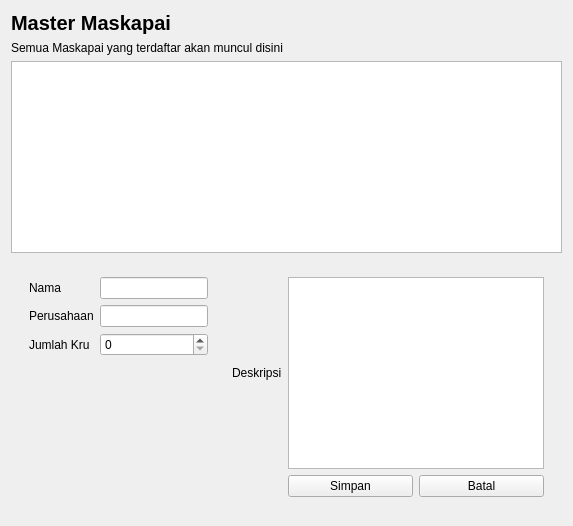
         <widget class="QWidget" name="mastermaskapai">
          <layout class="QVBoxLayout" name="verticalLayout_4">
           <item>
            <widget class="QLabel" name="label_24">
             <property name="styleSheet">
              <string notr="true">font-size: 20px;
font-weight: bold;</string>
             </property>
             <property name="text">
              <string>Master Maskapai</string>
             </property>
            </widget>
           </item>
           <item>
            <widget class="QLabel" name="label_25">
             <property name="text">
              <string>Semua Maskapai yang terdaftar akan muncul disini</string>
             </property>
            </widget>
           </item>
           <item>
            <widget class="QTableWidget" name="tableWidget_2"/>
           </item>
           <item>
            <widget class="QWidget" name="widget_6" native="true">
             <property name="sizePolicy">
              <sizepolicy hsizetype="Expanding" vsizetype="Expanding">
               <horstretch>0</horstretch>
               <verstretch>0</verstretch>
              </sizepolicy>
             </property>
             <layout class="QHBoxLayout" name="horizontalLayout_3">
              <item>
               <widget class="QWidget" name="widget_8" native="true">
                <layout class="QFormLayout" name="formLayout_3">
                 <item row="0" column="0">
                  <widget class="QLabel" name="label_11">
                   <property name="text">
                    <string>Nama</string>
                   </property>
                  </widget>
                 </item>
                 <item row="0" column="1">
                  <widget class="QLineEdit" name="lineEdit_4">
                   <property name="sizePolicy">
                    <sizepolicy hsizetype="Maximum" vsizetype="Fixed">
                     <horstretch>0</horstretch>
                     <verstretch>0</verstretch>
                    </sizepolicy>
                   </property>
                  </widget>
                 </item>
                 <item row="1" column="0">
                  <widget class="QLabel" name="label_10">
                   <property name="text">
                    <string>Perusahaan</string>
                   </property>
                  </widget>
                 </item>
                 <item row="1" column="1">
                  <widget class="QLineEdit" name="lineEdit_5">
                   <property name="sizePolicy">
                    <sizepolicy hsizetype="Maximum" vsizetype="Fixed">
                     <horstretch>0</horstretch>
                     <verstretch>0</verstretch>
                    </sizepolicy>
                   </property>
                  </widget>
                 </item>
                 <item row="2" column="0">
                  <widget class="QLabel" name="label_12">
                   <property name="sizePolicy">
                    <sizepolicy hsizetype="Maximum" vsizetype="Preferred">
                     <horstretch>0</horstretch>
                     <verstretch>0</verstretch>
                    </sizepolicy>
                   </property>
                   <property name="text">
                    <string>Jumlah Kru</string>
                   </property>
                  </widget>
                 </item>
                 <item row="2" column="1">
                  <widget class="QSpinBox" name="spinBox_3">
                   <property name="sizePolicy">
                    <sizepolicy hsizetype="Maximum" vsizetype="Preferred">
                     <horstretch>0</horstretch>
                     <verstretch>0</verstretch>
                    </sizepolicy>
                   </property>
                   <property name="maximumSize">
                    <size>
                     <width>120</width>
                     <height>16777215</height>
                    </size>
                   </property>
                  </widget>
                 </item>
                </layout>
               </widget>
              </item>
              <item>
               <widget class="QWidget" name="widget_7" native="true">
                <layout class="QGridLayout" name="gridLayout_7">
                 <item row="0" column="0">
                  <widget class="QLabel" name="label_13">
                   <property name="text">
                    <string>Deskripsi</string>
                   </property>
                  </widget>
                 </item>
                 <item row="1" column="1">
                  <widget class="QPushButton" name="pushButton_3">
                   <property name="text">
                    <string>Simpan</string>
                   </property>
                  </widget>
                 </item>
                 <item row="1" column="2">
                  <widget class="QPushButton" name="pushButton_4">
                   <property name="text">
                    <string>Batal</string>
                   </property>
                  </widget>
                 </item>
                 <item row="0" column="1" colspan="2">
                  <widget class="QTextEdit" name="textEdit_2"/>
                 </item>
                </layout>
               </widget>
              </item>
             </layout>
            </widget>
           </item>
          </layout>
         </widget>
